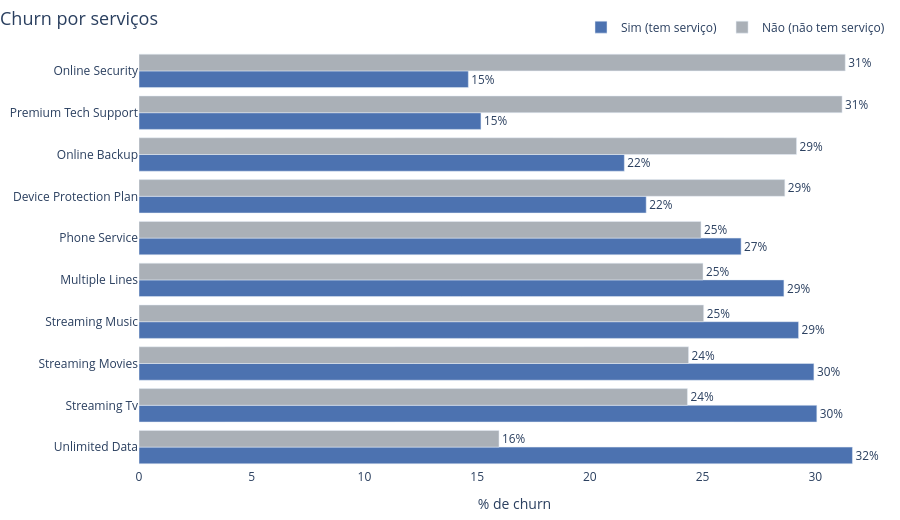

Notebook cell for this chart:
### Code cell
import plotly.graph_objects as go
import nbformat
import plotly.io._renderers as _renderers

_renderers.nbformat = nbformat  # nbformat foi instalado depois do kernel iniciar

churn_pivot = churn_by_service.pivot(index='variavel', columns='valor', values='churn_pct')
churn_pivot = churn_pivot.rename(columns={True: 'yes', False: 'no'})
churn_pivot['gap'] = churn_pivot['no'] - churn_pivot['yes']
churn_pivot = churn_pivot.sort_values('gap', ascending=True)

labels = churn_pivot.index.str.replace('_', ' ').str.title()

fig = go.Figure()

fig.add_trace(go.Bar(
    y=labels,
    x=churn_pivot['yes'],
    name='Sim (tem serviço)',
    orientation='h',
    marker_color=YES_COLOR,
    text=churn_pivot['yes'].round(0).astype(int).astype(str) + '%',
    textposition='outside',
))

fig.add_trace(go.Bar(
    y=labels,
    x=churn_pivot['no'],
    name='Não (não tem serviço)',
    orientation='h',
    marker_color=NO_COLOR,
    text=churn_pivot['no'].round(0).astype(int).astype(str) + '%',
    textposition='outside',
))

fig.update_layout(
    title=dict(text='Churn por serviços', x=0, font=dict(size=18)),
    xaxis_title='% de churn',
    barmode='group',
    height=520,
    margin=dict(l=10, r=10, t=50, b=10),
    legend=dict(orientation='h', yanchor='bottom', y=1.02, xanchor='right', x=1),
    plot_bgcolor='white',
)

fig.show()

### Figure 1 — Plotly figure (JSON) as saved in the notebook; plotly's stock layout.template omitted (floating-point values rounded to 4 significant figures)
{"data": [{"marker": {"color": "#4c72b0"}, "name": "Sim (tem serviço)", "orientation": "h", "text": ["32%", "30%", "30%", "29%", "29%", "27%", "22%", "22%", "15%", "15%"], "textposition": "outside", "type": "bar", "x": [31.65, 30.07, 29.94, 29.26, 28.61, 26.71, 22.5, 21.53, 15.17, 14.61], "y": ["Unlimited Data", "Streaming Tv", "Streaming Movies", "Streaming Music", "Multiple Lines", "Phone Service", "Device Protection Plan", "Online Backup", "Premium Tech Support", "Online Security"]}, {"marker": {"color": "#aab0b7"}, "name": "Não (não tem serviço)", "orientation": "h", "text": ["16%", "24%", "24%", "25%", "25%", "25%", "29%", "29%", "31%", "31%"], "textposition": "outside", "type": "bar", "x": [15.97, 24.33, 24.38, 25.05, 25.02, 24.93, 28.65, 29.17, 31.19, 31.33], "y": ["Unlimited Data", "Streaming Tv", "Streaming Movies", "Streaming Music", "Multiple Lines", "Phone Service", "Device Protection Plan", "Online Backup", "Premium Tech Support", "Online Security"]}], "layout": {"barmode": "group", "height": 520, "legend": {"orientation": "h", "x": 1, "xanchor": "right", "y": 1.02, "yanchor": "bottom"}, "margin": {"b": 10, "l": 10, "r": 10, "t": 50}, "plot_bgcolor": "white", "title": {"font": {"size": 18}, "text": "Churn por serviços", "x": 0}, "xaxis": {"title": {"text": "% de churn"}}}}
